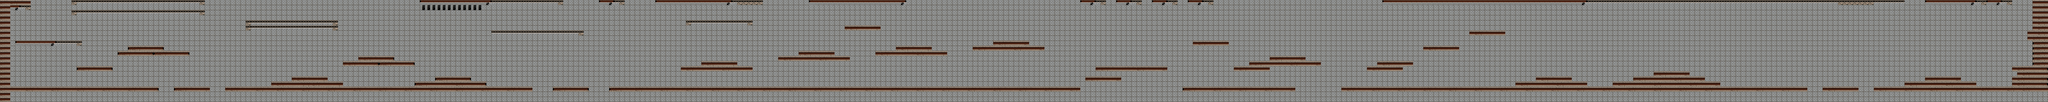

Tiled map render using the project's own tile images. Description and the map definition, with tile-layer contents summarised, below:
An orthogonal 400x20 tile map with 32x32 px tiles, 1 tile layer (BG) and 117 objects.

<map version="1.0" orientation="orthogonal" renderorder="right-down" width="400" height="20" tilewidth="32" tileheight="32" nextobjectid="125">
 <tileset firstgid="1" name="metal" tilewidth="32" tileheight="32">
  <image source="worlds/graphics/metal.png" trans="ff00ff" width="224" height="96" />
 </tileset>
 <layer name="BG" width="400" height="20">
  <data>[8000 cells, 8000 non-empty, 14 distinct tile ids]</data>
 </layer>
 <objectgroup name="Unwalkable" width="400" height="20">
  <object id="1" x="1" y="546" width="988" height="24" />
  <object id="2" x="481" y="419" width="219" height="23" />
  <object id="3" x="802" y="290" width="216" height="26" />
  <object id="4" x="1088" y="545" width="219" height="24" />
  <object id="5" x="1408" y="547" width="1182" height="25" />
  <object id="6" x="1696" y="515" width="443" height="27" />
  <object id="7" x="1825" y="483" width="216" height="25" />
  <object id="8" x="2241" y="354" width="220" height="28" />
  <object id="10" x="2722" y="482" width="218" height="90" />
  <object id="11" x="2592" y="513" width="127" height="58" />
  <object id="12" x="2942" y="514" width="97" height="59" />
  <object id="13" x="3041" y="544" width="286" height="31" />
  <object id="14" x="3455" y="545" width="222" height="28" />
  <object id="15" x="3807" y="545" width="812" height="27" />
  <object id="16" x="4385" y="384" width="220" height="28" />
  <object id="17" x="4255" y="416" width="446" height="29" />
  <object id="19" x="4623" y="545" width="652" height="27" />
  <object id="20" x="4992" y="320" width="220" height="29" />
  <object id="21" x="4863" y="351" width="447" height="31" />
  <object id="22" x="5600" y="289" width="219" height="28" />
  <object id="23" x="5470" y="317" width="448" height="31" />
  <object id="24" x="5279" y="545" width="697" height="27" />
  <object id="25" x="5979" y="546" width="623" height="27" />
  <object id="26" x="6207" y="257" width="220" height="59" />
  <object id="27" x="6080" y="288" width="124" height="27" />
  <object id="28" x="6431" y="288" width="95" height="29" />
  <object id="30" x="6605" y="546" width="145" height="27" />
  <object id="31" x="6848" y="416" width="445" height="30" />
  <object id="32" x="7455" y="257" width="222" height="28" />
  <object id="34" x="7390" y="541" width="703" height="31" />
  <object id="35" x="7809" y="384" width="445" height="28" />
  <object id="36" x="7935" y="352" width="223" height="31" />
  <object id="37" x="8383" y="544" width="801" height="31" />
  <object id="39" x="9188" y="545" width="747" height="30" />
  <object id="40" x="9473" y="512" width="443" height="30" />
  <object id="41" x="9600" y="480" width="226" height="27" />
  <object id="42" x="10337" y="448" width="218" height="123" />
  <object id="43" x="10208" y="481" width="126" height="90" />
  <object id="44" x="10559" y="481" width="95" height="91" />
  <object id="45" x="10080" y="514" width="126" height="58" />
  <object id="46" x="9938" y="545" width="138" height="30" />
  <object id="47" x="10657" y="512" width="91" height="62" />
  <object id="48" x="10751" y="544" width="546" height="29" />
  <object id="49" x="11393" y="545" width="223" height="27" />
  <object id="50" x="12032" y="481" width="218" height="92" />
  <object id="51" x="11903" y="512" width="127" height="60" />
  <object id="52" x="12254" y="513" width="95" height="59" />
  <object id="53" x="11710" y="543" width="191" height="29" />
  <object id="54" x="12353" y="545" width="446" height="26" />
  <object id="55" x="12577" y="417" width="219" height="125" />
  <object id="56" x="5280" y="161" width="220" height="28" />
  <object id="57" x="8608" y="384" width="220" height="27" />
  <object id="58" x="8896" y="289" width="220" height="28" />
  <object id="59" x="9183" y="191" width="226" height="32" />
  <object id="60" x="736" y="320" width="445" height="30" />
  <object id="61" x="2145" y="387" width="445" height="26" />
  <object id="62" x="6785" y="481" width="222" height="29" />
  <object id="63" x="7711" y="415" width="223" height="32" />
  <object id="64" x="8546" y="417" width="221" height="30" />
  <object id="103" x="2" y="3" width="62" height="628" />
  <object id="104" x="66" y="4" width="126" height="41" />
  <object id="105" x="12705" y="34" width="110" height="378" />
  <object id="106" x="12612" y="4" width="186" height="28" />
 </objectgroup>
 <objectgroup name="coin" width="400" height="20">
  <object id="65" x="577" y="385" width="29" height="26" />
  <object id="66" x="898" y="256" width="28" height="29" />
  <object id="67" x="1184" y="512" width="30" height="29" />
  <object id="68" x="1920" y="449" width="31" height="28" />
  <object id="69" x="2305" y="321" width="31" height="30" />
  <object id="70" x="2816" y="450" width="32" height="27" />
  <object id="71" x="3553" y="511" width="30" height="29" />
  <object id="72" x="4480" y="353" width="30" height="28" />
  <object id="73" x="4161" y="514" width="29" height="26" />
  <object id="74" x="5088" y="513" width="30" height="28" />
  <object id="75" x="5376" y="259" width="31" height="26" />
  <object id="76" x="5761" y="512" width="29" height="28" />
  <object id="77" x="6305" y="514" width="29" height="28" />
  <object id="78" x="6976" y="382" width="29" height="30" />
  <object id="79" x="7553" y="515" width="30" height="27" />
  <object id="80" x="8863" y="511" width="30" height="29" />
  <object id="81" x="9696" y="449" width="31" height="27" />
  <object id="82" x="10435" y="420" width="28" height="26" />
  <object id="83" x="11487" y="512" width="33" height="30" />
  <object id="84" x="12128" y="448" width="32" height="28" />
  <object id="85" x="12450" y="513" width="27" height="27" />
  <object id="107" x="1089" y="290" width="30" height="26" />
  <object id="108" x="1632" y="510" width="33" height="31" />
  <object id="109" x="2371" y="517" width="27" height="24" />
  <object id="110" x="3935" y="513" width="30" height="29" />
  <object id="111" x="5087" y="286" width="30" height="29" />
  <object id="112" x="6272" y="223" width="31" height="30" />
  <object id="113" x="7167" y="386" width="30" height="27" />
  <object id="115" x="8032" y="318" width="30" height="31" />
  <object id="116" x="8994" y="256" width="27" height="29" />
  <object id="117" x="9280" y="159" width="31" height="30" />
  <object id="118" x="11070" y="512" width="32" height="30" />
 </objectgroup>
 <objectgroup name="Enemies" width="400" height="20">
  <object id="86" x="512" y="513" width="30" height="27" />
  <object id="87" x="1183" y="510" width="30" height="31" />
  <object id="88" x="1568" y="512" width="32" height="28" />
  <object id="89" x="1952" y="447" width="33" height="29" />
  <object id="90" x="2816" y="449" width="32" height="29" />
  <object id="91" x="3551" y="512" width="30" height="29" />
  <object id="92" x="4159" y="512" width="31" height="30" />
  <object id="93" x="5058" y="514" width="29" height="27" />
  <object id="94" x="5698" y="254" width="29" height="30" />
  <object id="95" x="6045" y="511" width="31" height="30" />
  <object id="96" x="6976" y="384" width="32" height="30" />
  <object id="97" x="7649" y="512" width="28" height="28" />
  <object id="98" x="8702" y="352" width="34" height="29" />
  <object id="99" x="9089" y="512" width="28" height="29" />
  <object id="100" x="9696" y="447" width="30" height="29" />
  <object id="101" x="10432" y="416" width="29" height="30" />
  <object id="102" x="12160" y="446" width="32" height="31" />
  <object id="119" x="9985" y="512" width="30" height="29" />
  <object id="120" x="7553" y="224" width="28" height="29" />
  <object id="121" x="6463" y="510" width="31" height="32" />
  <object id="122" x="5089" y="286" width="31" height="32" />
 </objectgroup>
 <objectgroup name="exit_item" width="400" height="20">
  <object id="123" x="12637" y="318" width="34" height="30" />
 </objectgroup>
</map>
